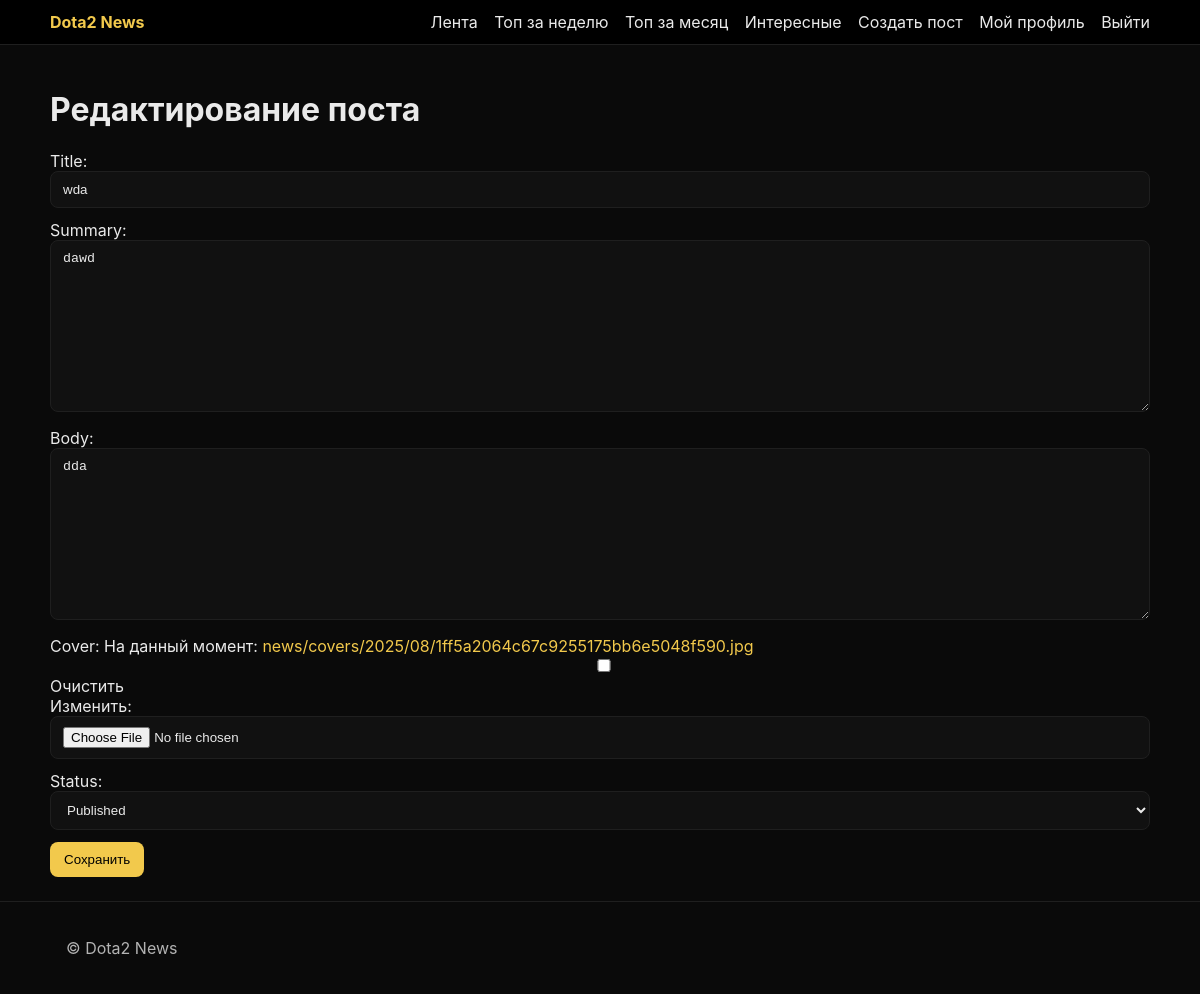
The page /2/edit/ (signed in) on the database its author committed.
### news/models.py (models this page shows, shortened)
class Post(models.Model):
    class Status(models.TextChoices):
        DRAFT = 'draft', 'Draft'
        PUBLISHED = 'published', 'Published'
    title = models.CharField(max_length=200)
    slug = models.SlugField()
    summary = models.TextField(blank=True)
    body = models.TextField()
    cover = models.ImageField(upload_to='news/covers/%Y/%m/', blank=True, null=True)
    author = models.ForeignKey(settings.AUTH_USER_MODEL, on_delete=models.CASCADE, related_name='posts')
    status = models.CharField(max_length=10, choices=Status.choices, default=Status.DRAFT, db_index=True)
    published_at = models.DateTimeField(blank=True, null=True, db_index=True)
    created_at = models.DateTimeField(auto_now_add=True)
    updated_at = models.DateTimeField(auto_now=True)
    class Meta:
        indexes = [
            models.Index(fields=['status']),
            models.Index(fields=['published_at']),
            models.Index(fields=['author']),
        ]
        ordering = ['-published_at', '-created_at']
    def __str__(self) -> str:
        return self.title

### news/views.py (the view, shortened to what this page needs)
# urls.py: path('<int:pk>/edit/', PostUpdateView.as_view(), name='post_edit'),
class PostUpdateView(LoginRequiredMixin, UserPassesTestMixin, UpdateView):
    model = Post
    form_class = PostForm
    template_name = 'news/post_form.html'
    def test_func(self):
        post = self.get_object()
        return post.author == self.request.user

### news/forms.py (shortened to what this page needs)
class PostForm(forms.ModelForm):
    class Meta:
        model = Post
        fields = ['title', 'summary', 'body', 'cover', 'status']

### templates/news/post_form.html (shortened to what this page needs)
{% extends 'base.html' %}
{% load widget_tweaks %}
{% block content %}
<h1>{% if view.object %}Редактирование поста{% else %}Новый пост{% endif %}</h1>
<form method="post" enctype="multipart/form-data">
  <div class="form">
    <div class="form-row">{{ form.title.label_tag }} {% render_field form.title class+="input" %}</div>
    <div class="form-row">{{ form.summary.label_tag }} {% render_field form.summary class+="input" %}</div>
    <div class="form-row">{{ form.body.label_tag }} {% render_field form.body class+="textarea" rows="10" %}</div>
    <div class="form-row">{{ form.cover.label_tag }} {% render_field form.cover class+="input" %}</div>
    <div class="form-row">{{ form.status.label_tag }} {% render_field form.status class+="select" %}</div>
  </div>
  <button class="btn" type="submit">Сохранить</button>
</form>
{% endblock %}

### static/css/base.css (style rules this page uses)
:root { --color-bg: #0A0A0A; --color-surface: #111111; --color-text: #EAEAEA; --color-text-muted: #B3B3B3; --color-primary: #F2C94C; --color-primary-hover: #FFD166; --color-border: #1F1F1F; }
* { box-sizing: border-box; }
body { margin: 0; background: var(--color-bg); color: var(--color-text); font-family: Inter, system-ui, -apple-system, Segoe UI, Roboto, sans-serif; }
a { color: var(--color-primary); text-decoration: none; }
.form .form-row { margin-bottom: 12px; }
.input, .textarea, .select, textarea, input, select { width: 100%; padding: 10px 12px; color: var(--color-text); background: var(--color-surface); border: 1px solid var(--color-border); border-radius: 8px; }
.btn { display: inline-block; background: var(--color-primary); color: #000; border: none; padding: 10px 14px; border-radius: 8px; cursor: pointer; }

### rows shown on the page
Post: title "wda", summary "dawd", body "dda", status "Published"
